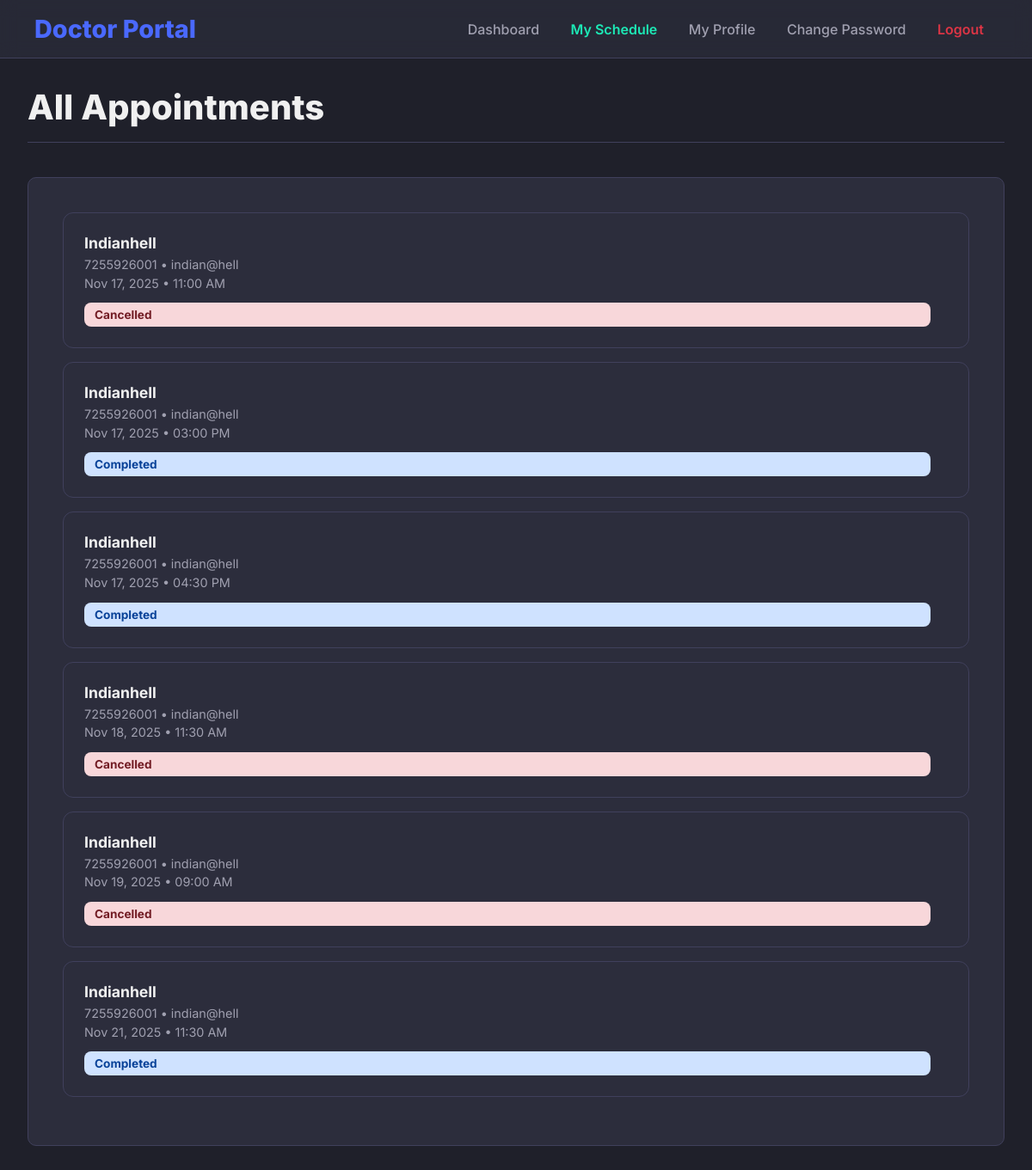
/appointment/doctor-appointments/ (signed in), run on the app's committed database.
### apponiment/models.py (models this page shows, shortened)
class Appointment(models.Model):
    STATUS = (
        ('Pending', 'Pending'),
        ('Approved', 'Approved'),
        ('Cancelled', 'Cancelled'),
        ('Completed', 'Completed'),
    )
    patient = models.ForeignKey(Patient, on_delete=models.CASCADE)
    doctor = models.ForeignKey(Doctor, on_delete=models.CASCADE)
    appointment_date = models.DateField()
    appointment_time = models.TimeField()
    status = models.CharField(max_length=20, choices=STATUS, default='Pending')
    created_at = models.DateTimeField(auto_now_add=True)

### patient/models.py (models this page shows, shortened)
class Patient(models.Model):
    full_name = models.CharField(max_length=100)
    gender = models.CharField(
        max_length=10,
        choices=[('Male', 'Male'), ('Female', 'Female'), ('Other', 'Other')],
        default='Other'
    )
    date_of_birth = models.DateField()
    phone_number = models.CharField(max_length=15, unique=True)
    email = models.EmailField(unique=True)
    address = models.TextField(blank=True, null=True)
    password = models.CharField(max_length=255)  # store hash later, not raw password
    blood_group = models.CharField(
        max_length=5,
        choices=[
            ('A+', 'A+'), ('A-', 'A-'),
            ('B+', 'B+'), ('B-', 'B-'),
            ('O+', 'O+'), ('O-', 'O-'),
            ('AB+', 'AB+'), ('AB-', 'AB-'),
        ],
        blank=True, null=True
    )
    medical_history = models.TextField(blank=True, null=True)
    created_at = models.DateTimeField(auto_now_add=True)

### apponiment/views.py (the view)
# urls.py: path('appointment/doctor-appointments/', appointment_views.doctor_appointments, name='doctor_appointments'),
def doctor_appointments(request):
    doctor_id = request.session.get("doctor_id")
    if not doctor_id:
        return redirect("doctor_login")
    doctor = get_object_or_404(Doctor, id=doctor_id)
    appointments = Appointment.objects.filter(doctor=doctor).order_by("appointment_date", "appointment_time")
    return render(request, "appointment/doctor_appointments.html", {
        "appointments": appointments
    })

### apponiment/templates/appointment/doctor_appointments.html (shortened to what this page needs)
{% extends 'base.html' %}
{% block nav_schedule %}active{% endblock %}
{% block content %}
<h1 class="page-header">All Appointments</h1>
<div class="card">
    {% if appointments %}
    <ul class="appointment-list">
        {% for app in appointments %}
        <li class="appointment-item">
            <div class="left-info">
                <div class="patient-name">{{ app.patient.full_name }}</div>
                <div class="details">
                    {{ app.patient.phone_number }} • {{ app.patient.email }}<br>
                    {{ app.appointment_date|date:"M d, Y" }} • {{ app.appointment_time|time:"h:i A" }}
                </div>
                <span class="status-badge
                    {% if app.status == 'Pending' %}status-pending
                    {% elif app.status == 'Approved' %}status-approved
                    {% elif app.status == 'Cancelled' %}status-cancelled
                    {% else %}status-completed{% endif %}
                ">
                    {{ app.status }}
                </span>
            </div>
        </li>
        {% endfor %}
    </ul>
    {% else %}
    <div class="empty-state">No appointments found.</div>
    {% endif %}
</div>
{% endblock %}

### doctor/templates/base.html (style rules this page uses)
:root { --bg-dark: #1f202a; --card-dark: #2c2d3c; --primary-blue: #4a69ff; --text-light: #f0f0f0; --text-muted: #a0a0b0; --border-color: #40405c; --success: #28a745; --error: #dc3545; --accent-green: #28a745; --accent-teal: #1de9b6; --primary-gradient: linear-gradient(90deg, var(--accent-green), var(--accent-teal)); }
body { background-color: var(--bg-dark); color: var(--text-light); margin: 0; font-family: 'Inter', -apple-system, BlinkMacSystemFont, "Segoe UI", Roboto, sans-serif; }
.page-header { font-size: 2.5rem; font-weight: 800; color: var(--text-light); margin: 0 0 2.5rem 0; border-bottom: 1px solid var(--border-color); padding-bottom: 1rem; }
.card { background-color: var(--card-dark); border-radius: 10px; padding: 2.5rem; border: 1px solid var(--border-color); margin-bottom: 2rem; opacity: 0; transform: translateY(20px); transition: opacity 0.5s ease-out, transform 0.5s ease-out; }
.card.is-visible { opacity: 1; transform: translateY(0); }

### apponiment/templates/appointment/doctor_appointments.html (style rules this page uses)
.appointment-list { list-style:none;padding:0;margin:0; }
.appointment-item { display:flex; justify-content:space-between; align-items:flex-start; background: var(--card-dark); border:1px solid var(--border-color); padding:1.5rem; border-radius:12px; margin-bottom:1rem; gap:20px; transition: all 0.2s ease-in-out; }
.left-info { flex:1; display:flex; flex-direction:column; }
.patient-name { font-size:1.1rem; font-weight:700; }
.details { font-size:0.9rem; color:var(--text-muted); margin-top:4px; line-height:1.5; }
.status-badge { padding:6px 12px; border-radius:8px; font-weight:700; font-size:0.85rem; display:inline-block; margin-top:12px; }
.status-cancelled { background:#f8d7da;color:#721c24; }
.status-completed { background:#cfe2ff;color:#084298; }

### data on the page
Appointment: patient.full_name "Indianhell", patient.phone_number "7255926001", patient.email "indian@hell", appointment_date "Nov 17, 2025", appointment_time "11:00 AM", status "Cancelled"
Appointment: patient.full_name "Indianhell", patient.phone_number "7255926001", patient.email "indian@hell", appointment_date "Nov 17, 2025", appointment_time "03:00 PM", status "Completed"
Appointment: patient.full_name "Indianhell", patient.phone_number "7255926001", patient.email "indian@hell", appointment_date "Nov 17, 2025", appointment_time "04:30 PM", status "Completed"
Appointment: patient.full_name "Indianhell", patient.phone_number "7255926001", patient.email "indian@hell", appointment_date "Nov 18, 2025", appointment_time "11:30 AM", status "Cancelled"
Appointment: patient.full_name "Indianhell", patient.phone_number "7255926001", patient.email "indian@hell", appointment_date "Nov 19, 2025", appointment_time "09:00 AM", status "Cancelled"
Appointment: patient.full_name "Indianhell", patient.phone_number "7255926001", patient.email "indian@hell", appointment_date "Nov 21, 2025", appointment_time "11:30 AM", status "Completed"
